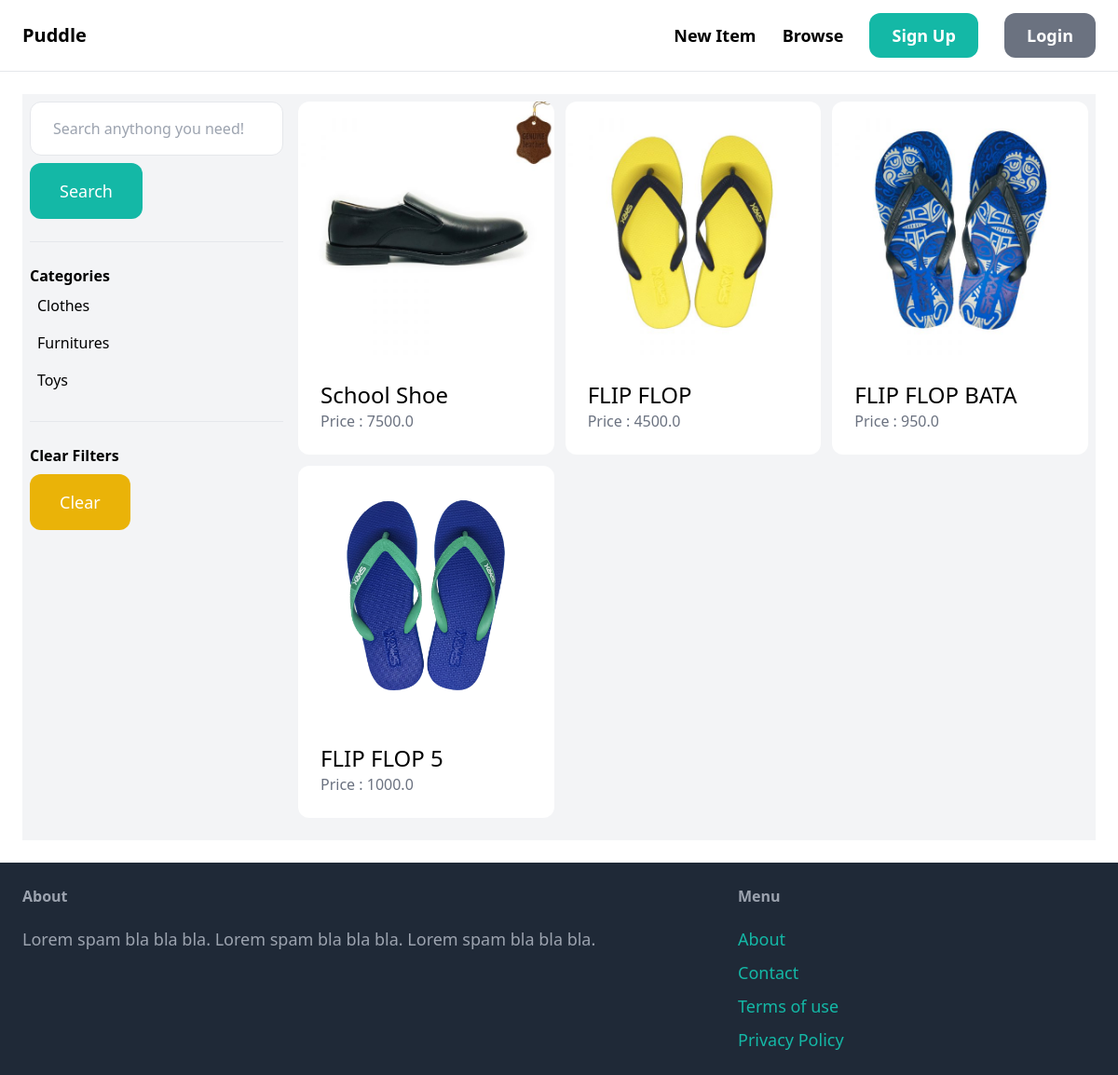
The app's page /items/ with its own data.
### item/models.py (models this page shows, shortened)
class Category(models.Model):
    name= models.CharField(max_length=255)
    class Meta:
        ordering = ('name',)
        verbose_name_plural = 'Categories'

class Item(models.Model):
    category = models.ForeignKey(Category,related_name='items',on_delete=models.CASCADE)
    name = models.CharField(max_length=255)
    description = models.TextField(blank=True,null=True)
    price = models.FloatField()
    image = models.ImageField(upload_to='items_images',blank=True,null=True)
    is_sold = models.BooleanField(default=False)
    created_by = models.ForeignKey(User,related_name='items',on_delete=models.CASCADE) #user deleted -> item deleted
    created_at = models.DateTimeField(auto_now_add=True)
    class Meta:
        verbose_name_plural = 'Items'

### item/views.py (the view)
# urls.py: path('',views.items,name='items')
def items(request):
    query = request.GET.get('query','')
    category_id = request.GET.get('category',0)
    categories = Category.objects.all()
    items = Item.objects.filter(is_sold=False)
    if category_id:
        items = items.filter(category_id=category_id)
    if query:
        items = items.filter(Q(name__icontains=query) | Q(description__icontains=query)) # i in icontains to not to consider case sensitives
    return render(request, 'item/items.html',{
        'items':items,
        'query': query,
        'categories': categories,
        'category_id':int(category_id)
    })

### item/templates/item/items.html (shortened to what this page needs)
{% extends 'core/base.html' %}
{% block content %}
    <div class="pb-6 grid grid-cols-4 gap-4 bg-gray-100 p-2">
        <div class="col-span-1">
            <form method="get" action="{% url 'item:items' %}">
                <input name="query" class="w-full  py-4 px-6 border rounded-xl" type="text" value="{{ query }}" placeholder="Search anythong you need!">
                <button class="mt-2 py-4 px-8 text-lg bg-teal-500 text-white rounded-xl">Search</button>
            </form>
            <hr class="my-6">
            <p class="font-semibold">Categories</p>
            <ul>
                {% for category in categories %}
                    <li class="py-2 px-2 rounded-xl {% if category.id == category_id %} bg-gray-200 {% endif %}" >
                        <a href="{% url 'item:items' %}?query={{ query }}&category={{ category.id }}">
                            {{ category.name }}
                        </a>
                    </li>
                {% endfor %}
            </ul>
            <hr class="my-6">
            <p class="font-semibold">Clear Filters</p>
            <a href="{% url 'item:items' %}">
                <button class="mt-2 py-4 px-8 text-lg bg-yellow-500 text-white rounded-xl">Clear</button>
            </a>
        </div>
        <div class="col-span-3">
            <div class="grid grid-cols-3 gap-3">
                {% for item in items %}
                    <div>
                        <a href="{% url 'item:detail' item.id %}">
                            <div>
                                <img src="{{ item.image.url }}" class="rounded-t-xl" alt="Taddy bear" />
                            </div>
                            <div class="p-6 bg-white rounded-b-xl">
                                <h2 class="text-2xl">{{ item.name }}</h2>
                                <p class="text-gray-500">Price : {{ item.price }}</p>
                            </div>
                        </a>
                    </div>
                {% endfor %}
            </div>
        </div>
    </div>
{% endblock %}

### records on screen
Category: name "Clothes"
Category: name "Furnitures"
Category: name "Toys"
Item: image (picture), name "School Shoe", price "7500.0"
Item: image (picture), name "FLIP FLOP", price "4500.0"
Item: image (picture), name "FLIP FLOP BATA", price "950.0"
Item: image (picture), name "FLIP FLOP 5", price "1000.0"
